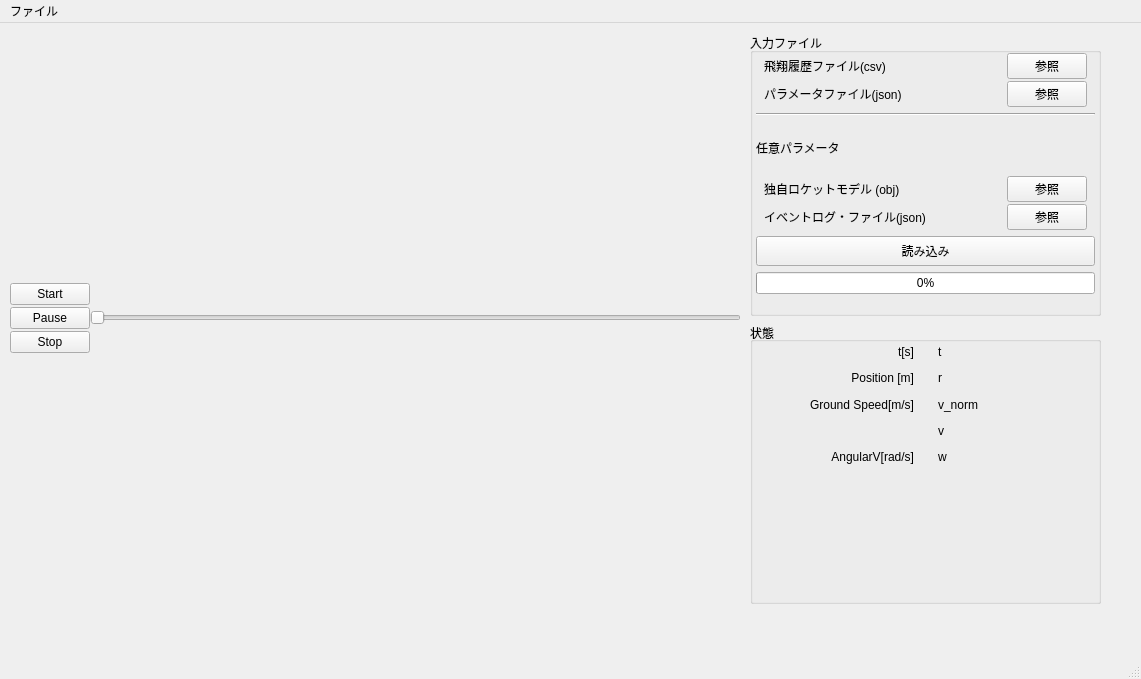
<?xml version="1.0" encoding="UTF-8"?>
<ui version="4.0">
 <class>MainWindow</class>
 <widget class="QMainWindow" name="MainWindow">
  <property name="geometry">
   <rect>
    <x>0</x>
    <y>0</y>
    <width>1141</width>
    <height>679</height>
   </rect>
  </property>
  <property name="windowTitle">
   <string>MainWindow</string>
  </property>
  <widget class="QWidget" name="centralwidget">
   <widget class="QWidget" name="verticalLayoutWidget">
    <property name="geometry">
     <rect>
      <x>10</x>
      <y>15</y>
      <width>731</width>
      <height>561</height>
     </rect>
    </property>
    <layout class="QVBoxLayout" name="verticalLayout">
     <property name="spacing">
      <number>0</number>
     </property>
     <item>
      <layout class="QVBoxLayout" name="vispy_view"/>
     </item>
     <item>
      <layout class="QHBoxLayout" name="horizontalLayout_3">
       <property name="sizeConstraint">
        <enum>QLayout::SetDefaultConstraint</enum>
       </property>
       <item>
        <layout class="QVBoxLayout" name="verticalLayout_3">
         <property name="spacing">
          <number>2</number>
         </property>
         <item>
          <widget class="QPushButton" name="start_button">
           <property name="minimumSize">
            <size>
             <width>75</width>
             <height>0</height>
            </size>
           </property>
           <property name="text">
            <string>Start</string>
           </property>
          </widget>
         </item>
         <item>
          <widget class="QPushButton" name="pause_button">
           <property name="minimumSize">
            <size>
             <width>75</width>
             <height>0</height>
            </size>
           </property>
           <property name="text">
            <string>Pause</string>
           </property>
          </widget>
         </item>
         <item>
          <widget class="QPushButton" name="stop_button">
           <property name="minimumSize">
            <size>
             <width>40</width>
             <height>0</height>
            </size>
           </property>
           <property name="text">
            <string>Stop</string>
           </property>
          </widget>
         </item>
        </layout>
       </item>
       <item>
        <widget class="QSlider" name="time_slider">
         <property name="autoFillBackground">
          <bool>false</bool>
         </property>
         <property name="orientation">
          <enum>Qt::Horizontal</enum>
         </property>
        </widget>
       </item>
      </layout>
     </item>
    </layout>
   </widget>
   <widget class="QWidget" name="verticalLayoutWidget_2">
    <property name="geometry">
     <rect>
      <x>750</x>
      <y>10</y>
      <width>351</width>
      <height>571</height>
     </rect>
    </property>
    <layout class="QVBoxLayout" name="verticalLayout_2">
     <item>
      <widget class="QGroupBox" name="groupBox_2">
       <property name="title">
        <string>入力ファイル</string>
       </property>
       <widget class="QWidget" name="verticalLayoutWidget_6">
        <property name="geometry">
         <rect>
          <x>0</x>
          <y>20</y>
          <width>351</width>
          <height>241</height>
         </rect>
        </property>
        <layout class="QVBoxLayout" name="verticalLayout_8">
         <item>
          <layout class="QVBoxLayout" name="verticalLayout_4">
           <property name="leftMargin">
            <number>6</number>
           </property>
           <property name="rightMargin">
            <number>6</number>
           </property>
           <item>
            <layout class="QVBoxLayout" name="verticalLayout_5">
             <property name="spacing">
              <number>2</number>
             </property>
             <property name="sizeConstraint">
              <enum>QLayout::SetMinimumSize</enum>
             </property>
             <item>
              <layout class="QHBoxLayout" name="horizontalLayout_2">
               <property name="leftMargin">
                <number>8</number>
               </property>
               <property name="rightMargin">
                <number>8</number>
               </property>
               <item>
                <widget class="QLabel" name="trajec_load_title">
                 <property name="text">
                  <string>飛翔履歴ファイル(csv)</string>
                 </property>
                </widget>
               </item>
               <item>
                <spacer name="horizontalSpacer_2">
                 <property name="orientation">
                  <enum>Qt::Horizontal</enum>
                 </property>
                 <property name="sizeHint" stdset="0">
                  <size>
                   <width>40</width>
                   <height>20</height>
                  </size>
                 </property>
                </spacer>
               </item>
               <item>
                <widget class="QPushButton" name="trajec_load_button">
                 <property name="text">
                  <string>参照</string>
                 </property>
                </widget>
               </item>
              </layout>
             </item>
             <item>
              <layout class="QHBoxLayout" name="horizontalLayout">
               <property name="spacing">
                <number>6</number>
               </property>
               <property name="sizeConstraint">
                <enum>QLayout::SetDefaultConstraint</enum>
               </property>
               <property name="leftMargin">
                <number>8</number>
               </property>
               <property name="rightMargin">
                <number>8</number>
               </property>
               <item>
                <widget class="QLabel" name="param_load_title">
                 <property name="text">
                  <string>パラメータファイル(json)</string>
                 </property>
                </widget>
               </item>
               <item>
                <spacer name="horizontalSpacer">
                 <property name="orientation">
                  <enum>Qt::Horizontal</enum>
                 </property>
                 <property name="sizeType">
                  <enum>QSizePolicy::Expanding</enum>
                 </property>
                 <property name="sizeHint" stdset="0">
                  <size>
                   <width>40</width>
                   <height>20</height>
                  </size>
                 </property>
                </spacer>
               </item>
               <item>
                <widget class="QPushButton" name="param_load_button">
                 <property name="text">
                  <string>参照</string>
                 </property>
                </widget>
               </item>
              </layout>
             </item>
            </layout>
           </item>
           <item>
            <widget class="Line" name="line">
             <property name="orientation">
              <enum>Qt::Horizontal</enum>
             </property>
            </widget>
           </item>
           <item>
            <layout class="QVBoxLayout" name="verticalLayout_6">
             <property name="spacing">
              <number>2</number>
             </property>
             <item>
              <widget class="QLabel" name="label">
               <property name="text">
                <string>任意パラメータ</string>
               </property>
              </widget>
             </item>
             <item>
              <layout class="QHBoxLayout" name="horizontalLayout_4">
               <property name="leftMargin">
                <number>8</number>
               </property>
               <property name="rightMargin">
                <number>8</number>
               </property>
               <item>
                <widget class="QLabel" name="model_load_title">
                 <property name="text">
                  <string>独自ロケットモデル (obj)</string>
                 </property>
                </widget>
               </item>
               <item>
                <spacer name="horizontalSpacer_3">
                 <property name="orientation">
                  <enum>Qt::Horizontal</enum>
                 </property>
                 <property name="sizeHint" stdset="0">
                  <size>
                   <width>40</width>
                   <height>20</height>
                  </size>
                 </property>
                </spacer>
               </item>
               <item>
                <widget class="QPushButton" name="model_load_button">
                 <property name="text">
                  <string>参照</string>
                 </property>
                </widget>
               </item>
              </layout>
             </item>
             <item>
              <layout class="QHBoxLayout" name="horizontalLayout_5">
               <property name="spacing">
                <number>6</number>
               </property>
               <property name="sizeConstraint">
                <enum>QLayout::SetDefaultConstraint</enum>
               </property>
               <property name="leftMargin">
                <number>8</number>
               </property>
               <property name="rightMargin">
                <number>8</number>
               </property>
               <item>
                <widget class="QLabel" name="eventlog_load_title">
                 <property name="text">
                  <string>イベントログ・ファイル(json)</string>
                 </property>
                </widget>
               </item>
               <item>
                <spacer name="horizontalSpacer_4">
                 <property name="orientation">
                  <enum>Qt::Horizontal</enum>
                 </property>
                 <property name="sizeType">
                  <enum>QSizePolicy::Expanding</enum>
                 </property>
                 <property name="sizeHint" stdset="0">
                  <size>
                   <width>40</width>
                   <height>20</height>
                  </size>
                 </property>
                </spacer>
               </item>
               <item>
                <widget class="QPushButton" name="eventlog_load_button">
                 <property name="text">
                  <string>参照</string>
                 </property>
                </widget>
               </item>
              </layout>
             </item>
            </layout>
           </item>
          </layout>
         </item>
         <item>
          <layout class="QVBoxLayout" name="verticalLayout_9">
           <property name="leftMargin">
            <number>6</number>
           </property>
           <property name="rightMargin">
            <number>6</number>
           </property>
           <item>
            <widget class="QPushButton" name="load_button">
             <property name="minimumSize">
              <size>
               <width>0</width>
               <height>30</height>
              </size>
             </property>
             <property name="acceptDrops">
              <bool>false</bool>
             </property>
             <property name="text">
              <string>読み込み</string>
             </property>
            </widget>
           </item>
           <item>
            <widget class="QProgressBar" name="progressBar">
             <property name="value">
              <number>0</number>
             </property>
            </widget>
           </item>
          </layout>
         </item>
        </layout>
       </widget>
      </widget>
     </item>
     <item>
      <widget class="QGroupBox" name="groupBox">
       <property name="autoFillBackground">
        <bool>false</bool>
       </property>
       <property name="title">
        <string>状態</string>
       </property>
       <property name="alignment">
        <set>Qt::AlignLeading|Qt::AlignLeft|Qt::AlignVCenter</set>
       </property>
       <widget class="QWidget" name="gridLayoutWidget">
        <property name="geometry">
         <rect>
          <x>10</x>
          <y>20</y>
          <width>331</width>
          <height>125</height>
         </rect>
        </property>
        <layout class="QGridLayout" name="gridLayout">
         <property name="leftMargin">
          <number>30</number>
         </property>
         <property name="rightMargin">
          <number>30</number>
         </property>
         <property name="horizontalSpacing">
          <number>24</number>
         </property>
         <item row="2" column="0">
          <widget class="QLabel" name="label_6">
           <property name="text">
            <string>Ground Speed[m/s]</string>
           </property>
           <property name="alignment">
            <set>Qt::AlignRight|Qt::AlignTrailing|Qt::AlignVCenter</set>
           </property>
          </widget>
         </item>
         <item row="4" column="0">
          <widget class="QLabel" name="label_8">
           <property name="text">
            <string>AngularV[rad/s]</string>
           </property>
           <property name="alignment">
            <set>Qt::AlignRight|Qt::AlignTrailing|Qt::AlignVCenter</set>
           </property>
          </widget>
         </item>
         <item row="0" column="0">
          <widget class="QLabel" name="label_2">
           <property name="text">
            <string>t[s]</string>
           </property>
           <property name="alignment">
            <set>Qt::AlignRight|Qt::AlignTrailing|Qt::AlignVCenter</set>
           </property>
          </widget>
         </item>
         <item row="4" column="1">
          <widget class="QLabel" name="w_val">
           <property name="text">
            <string>w</string>
           </property>
          </widget>
         </item>
         <item row="1" column="0">
          <widget class="QLabel" name="label_4">
           <property name="text">
            <string>Position [m]</string>
           </property>
           <property name="alignment">
            <set>Qt::AlignRight|Qt::AlignTrailing|Qt::AlignVCenter</set>
           </property>
          </widget>
         </item>
         <item row="2" column="1">
          <widget class="QLabel" name="v_norm_val">
           <property name="text">
            <string>v_norm</string>
           </property>
          </widget>
         </item>
         <item row="1" column="1">
          <widget class="QLabel" name="r_val">
           <property name="text">
            <string>r</string>
           </property>
          </widget>
         </item>
         <item row="0" column="1">
          <widget class="QLabel" name="t_val">
           <property name="text">
            <string>t</string>
           </property>
          </widget>
         </item>
         <item row="3" column="1">
          <widget class="QLabel" name="v_val">
           <property name="text">
            <string>v</string>
           </property>
          </widget>
         </item>
        </layout>
       </widget>
      </widget>
     </item>
    </layout>
   </widget>
  </widget>
  <widget class="QMenuBar" name="menubar">
   <property name="geometry">
    <rect>
     <x>0</x>
     <y>0</y>
     <width>1141</width>
     <height>21</height>
    </rect>
   </property>
   <widget class="QMenu" name="menuFile">
    <property name="title">
     <string>ファイル</string>
    </property>
   </widget>
   <addaction name="menuFile"/>
  </widget>
  <widget class="QStatusBar" name="statusbar"/>
 </widget>
 <resources/>
 <connections/>
</ui>
